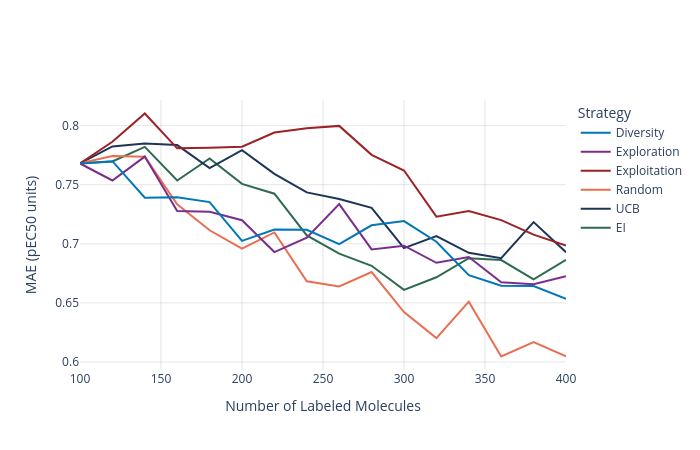
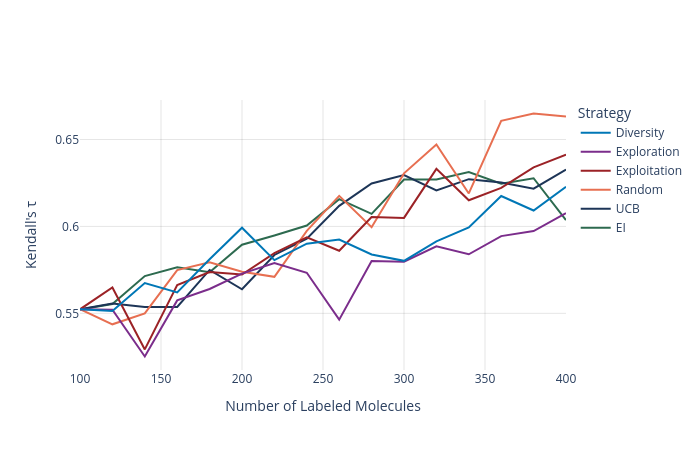

These figures' notebook cell, in order:
### Markdown cell above
## Results

We visualize the performance of our active learning loop. The schematic below reminds us of the process we just executed. Following that, we look at the learning curves for MAE and Kendall's $\tau$.

### Code cell
fig = alp.plot_learning_curve_with_bands(
    learning_curve_summary,
    metric_col="mae",
    ylabel="MAE (pEC50 units)",
    strategy_order=STRATEGIES,
    color_map=STRATEGY_COLORS,
)
fig.show()

fig = alp.plot_learning_curve_with_bands(
    learning_curve_summary,
    metric_col="ktau",
    ylabel="Kendall's τ",
    strategy_order=STRATEGIES,
    color_map=STRATEGY_COLORS,
)
fig.show()

### Figure 1 — Plotly figure (JSON) as saved in the notebook; plotly's stock layout.template omitted (floating-point values rounded to 4 significant figures)
{"data": [{"hoverinfo": "skip", "line": {"color": "#2d6a4f", "width": 0}, "mode": "lines", "showlegend": false, "type": "scatter", "x": [100, 120, 140, 160, 180, 200, 220, 240, 260, 280, 300, 320, 340, 360, 380, 400], "y": [0.7679, 0.7697, 0.782, 0.7535, 0.7722, 0.7507, 0.7424, 0.7071, 0.6916, 0.6814, 0.661, 0.6717, 0.6878, 0.6862, 0.6699, 0.6864]}, {"fill": "tonexty", "fillcolor": "rgba(45,106,79,0.15)", "hoverinfo": "skip", "line": {"width": 0}, "mode": "lines", "showlegend": false, "type": "scatter", "x": [100, 120, 140, 160, 180, 200, 220, 240, 260, 280, 300, 320, 340, 360, 380, 400], "y": [0.7679, 0.7697, 0.782, 0.7535, 0.7722, 0.7507, 0.7424, 0.7071, 0.6916, 0.6814, 0.661, 0.6717, 0.6878, 0.6862, 0.6699, 0.6864]}, {"line": {"color": "#2d6a4f", "width": 2}, "mode": "lines", "name": "EI", "type": "scatter", "x": [100, 120, 140, 160, 180, 200, 220, 240, 260, 280, 300, 320, 340, 360, 380, 400], "y": [0.7679, 0.7697, 0.782, 0.7535, 0.7722, 0.7507, 0.7424, 0.7071, 0.6916, 0.6814, 0.661, 0.6717, 0.6878, 0.6862, 0.6699, 0.6864]}, {"hoverinfo": "skip", "line": {"color": "#1d3557", "width": 0}, "mode": "lines", "showlegend": false, "type": "scatter", "x": [100, 120, 140, 160, 180, 200, 220, 240, 260, 280, 300, 320, 340, 360, 380, 400], "y": [0.768, 0.7824, 0.7848, 0.7835, 0.7641, 0.7792, 0.7592, 0.7435, 0.7379, 0.7304, 0.6964, 0.7066, 0.6924, 0.6878, 0.7184, 0.6929]}, {"fill": "tonexty", "fillcolor": "rgba(29,53,87,0.15)", "hoverinfo": "skip", "line": {"width": 0}, "mode": "lines", "showlegend": false, "type": "scatter", "x": [100, 120, 140, 160, 180, 200, 220, 240, 260, 280, 300, 320, 340, 360, 380, 400], "y": [0.768, 0.7824, 0.7848, 0.7835, 0.7641, 0.7792, 0.7592, 0.7435, 0.7379, 0.7304, 0.6964, 0.7066, 0.6924, 0.6878, 0.7184, 0.6929]}, {"line": {"color": "#1d3557", "width": 2}, "mode": "lines", "name": "UCB", "type": "scatter", "x": [100, 120, 140, 160, 180, 200, 220, 240, 260, 280, 300, 320, 340, 360, 380, 400], "y": [0.768, 0.7824, 0.7848, 0.7835, 0.7641, 0.7792, 0.7592, 0.7435, 0.7379, 0.7304, 0.6964, 0.7066, 0.6924, 0.6878, 0.7184, 0.6929]}, {"hoverinfo": "skip", "line": {"color": "#e76f51", "width": 0}, "mode": "lines", "showlegend": false, "type": "scatter", "x": [100, 120, 140, 160, 180, 200, 220, 240, 260, 280, 300, 320, 340, 360, 380, 400], "y": [0.7681, 0.7744, 0.7737, 0.7334, 0.7115, 0.6959, 0.7096, 0.6683, 0.6638, 0.676, 0.6422, 0.6202, 0.651, 0.6046, 0.6169, 0.6047]}, {"fill": "tonexty", "fillcolor": "rgba(231,111,81,0.15)", "hoverinfo": "skip", "line": {"width": 0}, "mode": "lines", "showlegend": false, "type": "scatter", "x": [100, 120, 140, 160, 180, 200, 220, 240, 260, 280, 300, 320, 340, 360, 380, 400], "y": [0.7681, 0.7744, 0.7737, 0.7334, 0.7115, 0.6959, 0.7096, 0.6683, 0.6638, 0.676, 0.6422, 0.6202, 0.651, 0.6046, 0.6169, 0.6047]}, {"line": {"color": "#e76f51", "width": 2}, "mode": "lines", "name": "Random", "type": "scatter", "x": [100, 120, 140, 160, 180, 200, 220, 240, 260, 280, 300, 320, 340, 360, 380, 400], "y": [0.7681, 0.7744, 0.7737, 0.7334, 0.7115, 0.6959, 0.7096, 0.6683, 0.6638, 0.676, 0.6422, 0.6202, 0.651, 0.6046, 0.6169, 0.6047]}, {"hoverinfo": "skip", "line": {"color": "#9b2226", "width": 0}, "mode": "lines", "showlegend": false, "type": "scatter", "x": [100, 120, 140, 160, 180, 200, 220, 240, 260, 280, 300, 320, 340, 360, 380, 400], "y": [0.7679, 0.7863, 0.8103, 0.7808, 0.7813, 0.7822, 0.7942, 0.7979, 0.7998, 0.7753, 0.7621, 0.723, 0.7278, 0.7201, 0.7077, 0.6986]}, {"fill": "tonexty", "fillcolor": "rgba(155,34,38,0.15)", "hoverinfo": "skip", "line": {"width": 0}, "mode": "lines", "showlegend": false, "type": "scatter", "x": [100, 120, 140, 160, 180, 200, 220, 240, 260, 280, 300, 320, 340, 360, 380, 400], "y": [0.7679, 0.7863, 0.8103, 0.7808, 0.7813, 0.7822, 0.7942, 0.7979, 0.7998, 0.7753, 0.7621, 0.723, 0.7278, 0.7201, 0.7077, 0.6986]}, {"line": {"color": "#9b2226", "width": 2}, "mode": "lines", "name": "Exploitation", "type": "scatter", "x": [100, 120, 140, 160, 180, 200, 220, 240, 260, 280, 300, 320, 340, 360, 380, 400], "y": [0.7679, 0.7863, 0.8103, 0.7808, 0.7813, 0.7822, 0.7942, 0.7979, 0.7998, 0.7753, 0.7621, 0.723, 0.7278, 0.7201, 0.7077, 0.6986]}, {"hoverinfo": "skip", "line": {"color": "#7b2d8b", "width": 0}, "mode": "lines", "showlegend": false, "type": "scatter", "x": [100, 120, 140, 160, 180, 200, 220, 240, 260, 280, 300, 320, 340, 360, 380, 400], "y": [0.768, 0.7536, 0.7738, 0.7278, 0.727, 0.72, 0.693, 0.7052, 0.7336, 0.6953, 0.6984, 0.6839, 0.6888, 0.6675, 0.6658, 0.6725]}, {"fill": "tonexty", "fillcolor": "rgba(123,45,139,0.15)", "hoverinfo": "skip", "line": {"width": 0}, "mode": "lines", "showlegend": false, "type": "scatter", "x": [100, 120, 140, 160, 180, 200, 220, 240, 260, 280, 300, 320, 340, 360, 380, 400], "y": [0.768, 0.7536, 0.7738, 0.7278, 0.727, 0.72, 0.693, 0.7052, 0.7336, 0.6953, 0.6984, 0.6839, 0.6888, 0.6675, 0.6658, 0.6725]}, {"line": {"color": "#7b2d8b", "width": 2}, "mode": "lines", "name": "Exploration", "type": "scatter", "x": [100, 120, 140, 160, 180, 200, 220, 240, 260, 280, 300, 320, 340, 360, 380, 400], "y": [0.768, 0.7536, 0.7738, 0.7278, 0.727, 0.72, 0.693, 0.7052, 0.7336, 0.6953, 0.6984, 0.6839, 0.6888, 0.6675, 0.6658, 0.6725]}, {"hoverinfo": "skip", "line": {"color": "#0077b6", "width": 0}, "mode": "lines", "showlegend": false, "type": "scatter", "x": [100, 120, 140, 160, 180, 200, 220, 240, 260, 280, 300, 320, 340, 360, 380, 400], "y": [0.768, 0.7699, 0.739, 0.7394, 0.7353, 0.7025, 0.7121, 0.7119, 0.6998, 0.7156, 0.7192, 0.7018, 0.6735, 0.6644, 0.6642, 0.6534]}, {"fill": "tonexty", "fillcolor": "rgba(0,119,182,0.15)", "hoverinfo": "skip", "line": {"width": 0}, "mode": "lines", "showlegend": false, "type": "scatter", "x": [100, 120, 140, 160, 180, 200, 220, 240, 260, 280, 300, 320, 340, 360, 380, 400], "y": [0.768, 0.7699, 0.739, 0.7394, 0.7353, 0.7025, 0.7121, 0.7119, 0.6998, 0.7156, 0.7192, 0.7018, 0.6735, 0.6644, 0.6642, 0.6534]}, {"line": {"color": "#0077b6", "width": 2}, "mode": "lines", "name": "Diversity", "type": "scatter", "x": [100, 120, 140, 160, 180, 200, 220, 240, 260, 280, 300, 320, 340, 360, 380, 400], "y": [0.768, 0.7699, 0.739, 0.7394, 0.7353, 0.7025, 0.7121, 0.7119, 0.6998, 0.7156, 0.7192, 0.7018, 0.6735, 0.6644, 0.6642, 0.6534]}], "layout": {"height": 450, "legend": {"title": {"text": "Strategy"}}, "plot_bgcolor": "white", "width": 700, "xaxis": {"gridcolor": "rgba(0,0,0,0.1)", "gridwidth": 1, "showgrid": true, "title": {"text": "Number of Labeled Molecules"}}, "yaxis": {"gridcolor": "rgba(0,0,0,0.1)", "gridwidth": 1, "showgrid": true, "title": {"text": "MAE (pEC50 units)"}}}}

### Figure 2 — Plotly figure (JSON) as saved in the notebook; plotly's stock layout.template omitted (floating-point values rounded to 4 significant figures)
{"data": [{"hoverinfo": "skip", "line": {"color": "#2d6a4f", "width": 0}, "mode": "lines", "showlegend": false, "type": "scatter", "x": [100, 120, 140, 160, 180, 200, 220, 240, 260, 280, 300, 320, 340, 360, 380, 400], "y": [0.5522, 0.5553, 0.5714, 0.5765, 0.5736, 0.5895, 0.5948, 0.6005, 0.6157, 0.6072, 0.627, 0.6271, 0.6313, 0.6245, 0.6277, 0.6037]}, {"fill": "tonexty", "fillcolor": "rgba(45,106,79,0.15)", "hoverinfo": "skip", "line": {"width": 0}, "mode": "lines", "showlegend": false, "type": "scatter", "x": [100, 120, 140, 160, 180, 200, 220, 240, 260, 280, 300, 320, 340, 360, 380, 400], "y": [0.5522, 0.5553, 0.5714, 0.5765, 0.5736, 0.5895, 0.5948, 0.6005, 0.6157, 0.6072, 0.627, 0.6271, 0.6313, 0.6245, 0.6277, 0.6037]}, {"line": {"color": "#2d6a4f", "width": 2}, "mode": "lines", "name": "EI", "type": "scatter", "x": [100, 120, 140, 160, 180, 200, 220, 240, 260, 280, 300, 320, 340, 360, 380, 400], "y": [0.5522, 0.5553, 0.5714, 0.5765, 0.5736, 0.5895, 0.5948, 0.6005, 0.6157, 0.6072, 0.627, 0.6271, 0.6313, 0.6245, 0.6277, 0.6037]}, {"hoverinfo": "skip", "line": {"color": "#1d3557", "width": 0}, "mode": "lines", "showlegend": false, "type": "scatter", "x": [100, 120, 140, 160, 180, 200, 220, 240, 260, 280, 300, 320, 340, 360, 380, 400], "y": [0.5524, 0.5556, 0.5536, 0.5537, 0.575, 0.5638, 0.5836, 0.5929, 0.6118, 0.6247, 0.6295, 0.6208, 0.6272, 0.6253, 0.6217, 0.6327]}, {"fill": "tonexty", "fillcolor": "rgba(29,53,87,0.15)", "hoverinfo": "skip", "line": {"width": 0}, "mode": "lines", "showlegend": false, "type": "scatter", "x": [100, 120, 140, 160, 180, 200, 220, 240, 260, 280, 300, 320, 340, 360, 380, 400], "y": [0.5524, 0.5556, 0.5536, 0.5537, 0.575, 0.5638, 0.5836, 0.5929, 0.6118, 0.6247, 0.6295, 0.6208, 0.6272, 0.6253, 0.6217, 0.6327]}, {"line": {"color": "#1d3557", "width": 2}, "mode": "lines", "name": "UCB", "type": "scatter", "x": [100, 120, 140, 160, 180, 200, 220, 240, 260, 280, 300, 320, 340, 360, 380, 400], "y": [0.5524, 0.5556, 0.5536, 0.5537, 0.575, 0.5638, 0.5836, 0.5929, 0.6118, 0.6247, 0.6295, 0.6208, 0.6272, 0.6253, 0.6217, 0.6327]}, {"hoverinfo": "skip", "line": {"color": "#e76f51", "width": 0}, "mode": "lines", "showlegend": false, "type": "scatter", "x": [100, 120, 140, 160, 180, 200, 220, 240, 260, 280, 300, 320, 340, 360, 380, 400], "y": [0.5523, 0.5437, 0.55, 0.5749, 0.5794, 0.574, 0.571, 0.5974, 0.6176, 0.5995, 0.6305, 0.6471, 0.619, 0.6607, 0.665, 0.6632]}, {"fill": "tonexty", "fillcolor": "rgba(231,111,81,0.15)", "hoverinfo": "skip", "line": {"width": 0}, "mode": "lines", "showlegend": false, "type": "scatter", "x": [100, 120, 140, 160, 180, 200, 220, 240, 260, 280, 300, 320, 340, 360, 380, 400], "y": [0.5523, 0.5437, 0.55, 0.5749, 0.5794, 0.574, 0.571, 0.5974, 0.6176, 0.5995, 0.6305, 0.6471, 0.619, 0.6607, 0.665, 0.6632]}, {"line": {"color": "#e76f51", "width": 2}, "mode": "lines", "name": "Random", "type": "scatter", "x": [100, 120, 140, 160, 180, 200, 220, 240, 260, 280, 300, 320, 340, 360, 380, 400], "y": [0.5523, 0.5437, 0.55, 0.5749, 0.5794, 0.574, 0.571, 0.5974, 0.6176, 0.5995, 0.6305, 0.6471, 0.619, 0.6607, 0.665, 0.6632]}, {"hoverinfo": "skip", "line": {"color": "#9b2226", "width": 0}, "mode": "lines", "showlegend": false, "type": "scatter", "x": [100, 120, 140, 160, 180, 200, 220, 240, 260, 280, 300, 320, 340, 360, 380, 400], "y": [0.5523, 0.5649, 0.5292, 0.5663, 0.5738, 0.5723, 0.5846, 0.5937, 0.586, 0.6054, 0.6049, 0.6331, 0.6151, 0.6221, 0.634, 0.6413]}, {"fill": "tonexty", "fillcolor": "rgba(155,34,38,0.15)", "hoverinfo": "skip", "line": {"width": 0}, "mode": "lines", "showlegend": false, "type": "scatter", "x": [100, 120, 140, 160, 180, 200, 220, 240, 260, 280, 300, 320, 340, 360, 380, 400], "y": [0.5523, 0.5649, 0.5292, 0.5663, 0.5738, 0.5723, 0.5846, 0.5937, 0.586, 0.6054, 0.6049, 0.6331, 0.6151, 0.6221, 0.634, 0.6413]}, {"line": {"color": "#9b2226", "width": 2}, "mode": "lines", "name": "Exploitation", "type": "scatter", "x": [100, 120, 140, 160, 180, 200, 220, 240, 260, 280, 300, 320, 340, 360, 380, 400], "y": [0.5523, 0.5649, 0.5292, 0.5663, 0.5738, 0.5723, 0.5846, 0.5937, 0.586, 0.6054, 0.6049, 0.6331, 0.6151, 0.6221, 0.634, 0.6413]}, {"hoverinfo": "skip", "line": {"color": "#7b2d8b", "width": 0}, "mode": "lines", "showlegend": false, "type": "scatter", "x": [100, 120, 140, 160, 180, 200, 220, 240, 260, 280, 300, 320, 340, 360, 380, 400], "y": [0.5523, 0.5521, 0.5252, 0.5574, 0.564, 0.5729, 0.5789, 0.5733, 0.5464, 0.5802, 0.5797, 0.5885, 0.584, 0.5944, 0.5973, 0.6076]}, {"fill": "tonexty", "fillcolor": "rgba(123,45,139,0.15)", "hoverinfo": "skip", "line": {"width": 0}, "mode": "lines", "showlegend": false, "type": "scatter", "x": [100, 120, 140, 160, 180, 200, 220, 240, 260, 280, 300, 320, 340, 360, 380, 400], "y": [0.5523, 0.5521, 0.5252, 0.5574, 0.564, 0.5729, 0.5789, 0.5733, 0.5464, 0.5802, 0.5797, 0.5885, 0.584, 0.5944, 0.5973, 0.6076]}, {"line": {"color": "#7b2d8b", "width": 2}, "mode": "lines", "name": "Exploration", "type": "scatter", "x": [100, 120, 140, 160, 180, 200, 220, 240, 260, 280, 300, 320, 340, 360, 380, 400], "y": [0.5523, 0.5521, 0.5252, 0.5574, 0.564, 0.5729, 0.5789, 0.5733, 0.5464, 0.5802, 0.5797, 0.5885, 0.584, 0.5944, 0.5973, 0.6076]}, {"hoverinfo": "skip", "line": {"color": "#0077b6", "width": 0}, "mode": "lines", "showlegend": false, "type": "scatter", "x": [100, 120, 140, 160, 180, 200, 220, 240, 260, 280, 300, 320, 340, 360, 380, 400], "y": [0.5524, 0.5514, 0.5674, 0.562, 0.5811, 0.5993, 0.5806, 0.5901, 0.5924, 0.5839, 0.5802, 0.5914, 0.5994, 0.6175, 0.6092, 0.6228]}, {"fill": "tonexty", "fillcolor": "rgba(0,119,182,0.15)", "hoverinfo": "skip", "line": {"width": 0}, "mode": "lines", "showlegend": false, "type": "scatter", "x": [100, 120, 140, 160, 180, 200, 220, 240, 260, 280, 300, 320, 340, 360, 380, 400], "y": [0.5524, 0.5514, 0.5674, 0.562, 0.5811, 0.5993, 0.5806, 0.5901, 0.5924, 0.5839, 0.5802, 0.5914, 0.5994, 0.6175, 0.6092, 0.6228]}, {"line": {"color": "#0077b6", "width": 2}, "mode": "lines", "name": "Diversity", "type": "scatter", "x": [100, 120, 140, 160, 180, 200, 220, 240, 260, 280, 300, 320, 340, 360, 380, 400], "y": [0.5524, 0.5514, 0.5674, 0.562, 0.5811, 0.5993, 0.5806, 0.5901, 0.5924, 0.5839, 0.5802, 0.5914, 0.5994, 0.6175, 0.6092, 0.6228]}], "layout": {"height": 450, "legend": {"title": {"text": "Strategy"}}, "plot_bgcolor": "white", "width": 700, "xaxis": {"gridcolor": "rgba(0,0,0,0.1)", "gridwidth": 1, "showgrid": true, "title": {"text": "Number of Labeled Molecules"}}, "yaxis": {"gridcolor": "rgba(0,0,0,0.1)", "gridwidth": 1, "showgrid": true, "title": {"text": "Kendall's τ"}}}}
